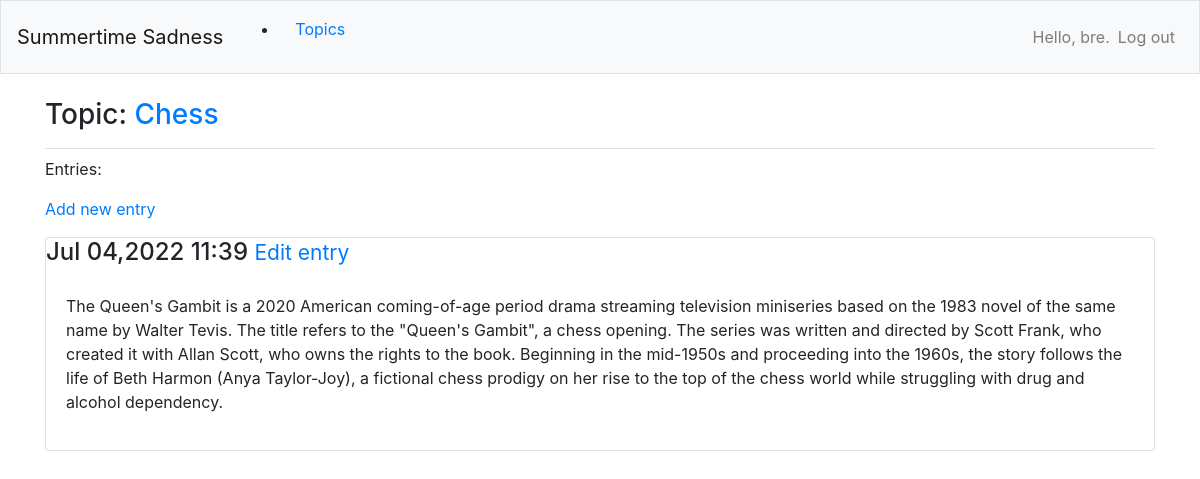
The page /topic/1/ (signed in) on the database as committed earlier.
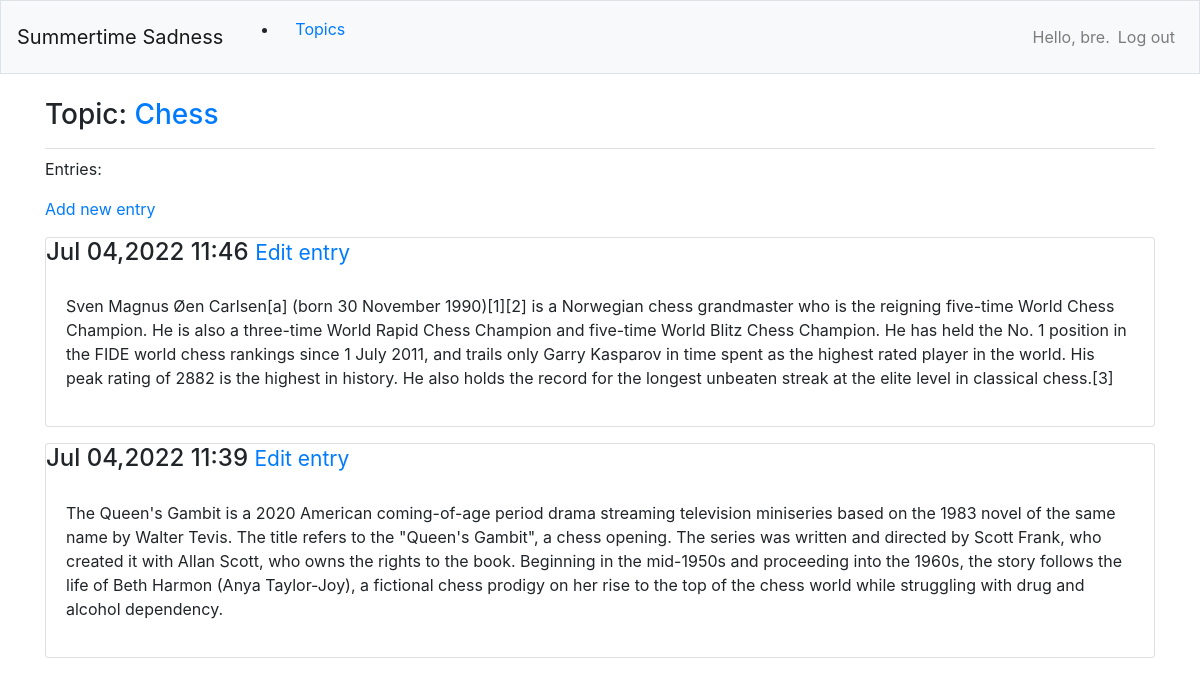
The same page on the database as committed later.
### app_a/models.py (models this page shows, shortened)
class Entry(models.Model):
    topic=models.ForeignKey(Topic, on_delete=models.CASCADE)
    text=models.TextField()
    date_added=models.DateTimeField(auto_now_add=True)
    class Meta():
        verbose_name_plural='entries'

### app_a/views.py (the view)
# urls.py: path('topic/<int:topic_id>/', views.topic, name='topic'),
@login_required
def topic(request, topic_id):
    topic = Topic.objects.get(id=topic_id)
    if topic.owner!=request.user:
        raise Http404
    entries = topic.entry_set.order_by('-date_added')
    context = {'topic': topic, 'entries': entries}
    return render(request, 'app_a/topic.html', context)

### app_a/models.py (called while the page is built)
    def __str__(self):
        return self.text

### app_a/templates/app_a/topic.html (shortened to what this page needs)
{% extends 'app_a/base.html' %}
{% block page_header %}
<h3>Topic: <a href="{% url 'app_a:topic' topic.id %}">{{topic}} </a></h3>
{% endblock page_header %}
{% block content %}
<p>Entries:</p>
<p><a href="{% url 'app_a:new_entry' topic.id %}"> Add new entry</a></p>
    {% for entry in entries %}
        <div class="card mb-3">
            <h4 class="card_header ">
                {{entry.date_added|date:'M d,Y H:i' }}
            <small><a href="{% url 'app_a:edit_entry' entry.id %}">Edit entry </a></small>
            </h4>
            <div class="card-body">
                {{ entry.text| linebreaks }}
            </div>
        </div>
    {% empty %}
        <p>There are no entries for this topic yet.</p>
    {% endfor %}
{% endblock content %}

Rows that differ between the two databases and show on the page:
added Entry: date_added "Jul 04,2022 11:46", text "Sven Magnus Øen Carlsen[a] (born 30 November 1990)[1][2] is a Norwegian chess grandmaster who is the reigning five-time World Chess Champion. He is also a three-time World Rapid Chess Champion and five-time World Blitz Chess Champion. He has held the No. 1 position in the FIDE world chess rankings since 1 July 2011, and trails only Garry Kasparov in time spent as the highest rated player in the world. His peak rating of 2882 is the highest in history. He also holds the record for the longest unbeaten streak at the elite level in classical chess.[3]"
